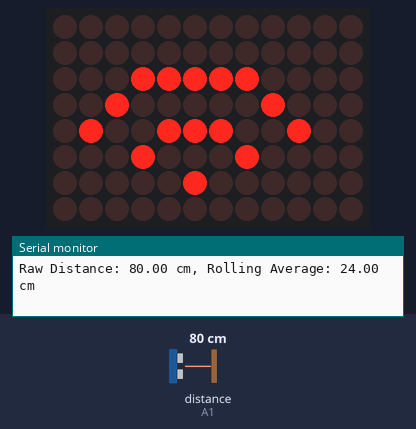
Simulated run of this sketch. Board: Arduino Uno R4 WiFi. Parts: 12×8 LED matrix, the last lines printed to the serial monitor. The test bench sets the inputs (shaded band); at power-on: distance to the obstacle (sensor on A1) 80 cm. The echo pulse lasts 58.3 µs per cm.

Above: at 0.1 s.
1.3 s: distance to the obstacle (sensor on A1) set to 14 cm
3.3 s: distance to the obstacle (sensor on A1) set to 10 cm
At 3.47 s:
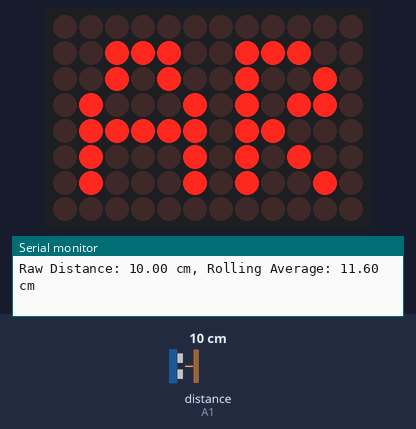
5.2 s: distance to the obstacle (sensor on A1) set to 2 cm
At 5.57 s:
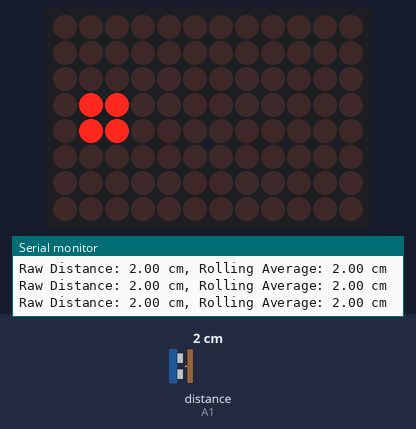
6.9 s: distance to the obstacle (sensor on A1) set to 5 cm
At 7.05 s:
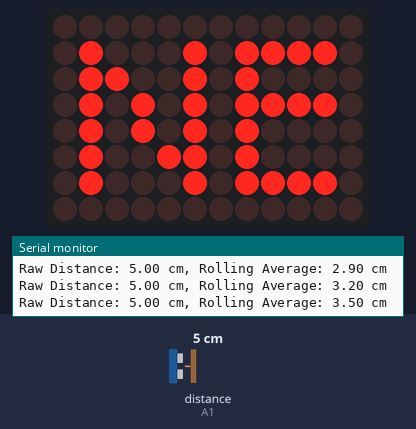
8.9 s: distance to the obstacle (sensor on A1) set to 9 cm
At 8.97 s:
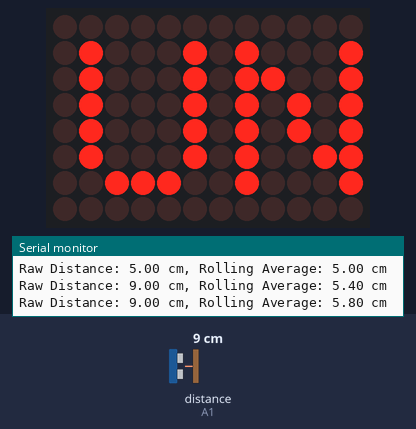
10.8 s: distance to the obstacle (sensor on A1) set to 4 cm
At 11.17 s:
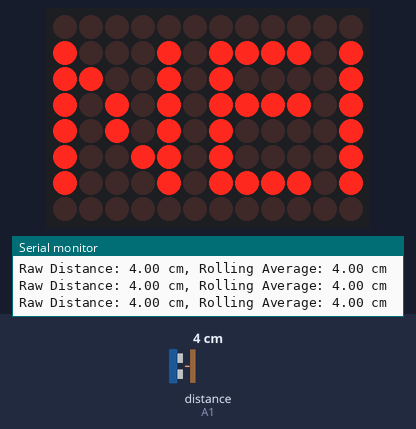

The sketch:

tinyFilmFestial_emailUnsub.ino
```cpp
#include <HCSR04.h>
#include "Arduino_LED_Matrix.h"
#include "newMail.h"
#include "loading.h"
#include "areYouARobot.h"
#include "unsub.h"
#include "uSure.h"
#include "networkError.h"

byte triggerPin = 14;
byte echoPin = 15;
UltraSonicDistanceSensor distanceSensor(triggerPin, echoPin);

unsigned long lastRead = 0;
int rate = 30;

const int numReadings = 10;
float readings[numReadings];
int readIndex = 0;
float total = 0;
float averageDistance = 0;

float threshold1 = 3;
float threshold2 = 5;
float threshold3 = 7;
float threshold4 = 9;
float threshold5 = 12;


int currentState = 0;
int previousState = -1;

ArduinoLEDMatrix ledScreen;
boolean loopAnimation = true;

void setup () {
  Serial.begin(9600);
  ledScreen.begin();

  for (int thisReading = 0; thisReading < numReadings; thisReading++) {
    readings[thisReading] = 0.0;
  }
}

void loop () {
  readDistanceSensor();
  determineState();

  if (currentState != previousState)
  {
    switch (currentState) {
      case 0:
        ledScreen.loadSequence(networkError);
        break;
      case 1:
        ledScreen.loadSequence(loading);
        break;
      case 2:
        ledScreen.loadSequence(newMail);
        break;
      case 3:
        ledScreen.loadSequence(unsub);
        break;
      case 4:
        ledScreen.loadSequence(uSure);
        break;
      case 5:
        ledScreen.loadSequence(areYouARobot);
        break;
    }
    ledScreen.play(loopAnimation);

  }
  previousState = currentState;
}

void readDistanceSensor() {
  unsigned long currentTime = millis();

  if ((currentTime - lastRead) >= rate) {
    lastRead = currentTime;
    float distanceMeasured = distanceSensor.measureDistanceCm();

    if (distanceMeasured > 0) {
      total -= readings[readIndex];
      readings[readIndex] = distanceMeasured;
      total += readings[readIndex];
      readIndex = (readIndex + 1) % numReadings;

      averageDistance = total / numReadings;

      Serial.print("Raw Distance: ");
    Serial.print(distanceMeasured);
    Serial.print(" cm, Rolling Average: ");
    Serial.print(averageDistance);
    Serial.println(" cm");
    }
  }
}

void determineState() {
  // Determine the state based on the average distance
  if (averageDistance <= threshold1) {
    currentState = 1;
  } else if (averageDistance > threshold1 && averageDistance <= threshold2) {
    currentState = 2;
  }else if (averageDistance > threshold2 && averageDistance <= threshold3) {
    currentState = 3;
  }else if (averageDistance > threshold3 && averageDistance <= threshold4) {
    currentState = 4;
  }else if (averageDistance > threshold4 && averageDistance <= threshold5) {
    currentState = 5;
  } else {
    currentState = 0;
  }
}
```

areYouARobot.h
```cpp
const uint32_t areYouARobot[][4] = {
	{
		0x39c29,
		0x24567d84,
		0x54452000,
		100
	},
	{
		0x73952,
		0x58adfb18,
		0xa98a5000,
		100
	},
	{
		0xe73a4,
		0xa15bf621,
		0x5214b000,
		100
	},
	{
		0xce749,
		0x42b7ec42,
		0xa4297000,
		100
	},
	{
		0x9cf92,
		0x856fd885,
		0x4852f000,
		100
	},
	{
		0x39e25,
		0xadeb10a,
		0x90a5e000,
		100
	},
	{
		0x73c4a,
		0x5bc6205,
		0x204bc000,
		100
	},
	{
		0xe7994,
		0x1b78c40a,
		0x40978000,
		100
	},
	{
		0xcf228,
		0x26f18804,
		0x802f0000,
		100
	},
	{
		0x9e450,
		0x4de21019,
		0x15e1000,
		100
	},
	{
		0x3c8a0,
		0x8bc52022,
		0x2bc2000,
		100
	},
	{
		0x79141,
		0x178a4044,
		0x4784000,
		100
	},
	{
		0xf2282,
		0x2f148088,
		0x8f08000,
		100
	},
	{
		0xe4404,
		0x5e290110,
		0x11e10000,
		100
	},
	{
		0xc8908,
		0xac520220,
		0x22c21000,
		100
	},
	{
		0x91311,
		0x48a40440,
		0x44843000,
		100
	},
	{
		0x22722,
		0x81480880,
		0x88087000,
		100
	},
	{
		0x44e45,
		0x12911111,
		0x1110e000,
		100
	},
	{
		0x89c8a,
		0x25222222,
		0x2221c000,
		100
	},
	{
		0x13914,
		0x5a454454,
		0x45438000,
		100
	},
	{
		0x27228,
		0xa48a88a8,
		0x8a871000,
		100
	},
	{
		0x4e451,
		0x49141141,
		0x140e3000,
		100
	},
	{
		0x9c8a2,
		0x82282282,
		0x281c7000,
		100
	},
	{
		0x39145,
		0x14514514,
		0x5138e000,
		100
	},
	{
		0x7228a,
		0x28a28a28,
		0xa271c000,
		100
	},
	{
		0xe4414,
		0x41441441,
		0x44e38000,
		100
	},
	{
		0xc8828,
		0x82892892,
		0x89c71000,
		100
	},
	{
		0x91151,
		0x15125135,
		0x128e2000,
		100
	},
	{
		0x223a2,
		0x2a24a27a,
		0x241c4000,
		100
	},
	{
		0x44744,
		0x544844f4,
		0x48388000,
		100
	},
	{
		0x88e88,
		0xa89189f8,
		0x91711000,
		100
	},
	{
		0x11c11,
		0x412213e1,
		0x22e22000,
		100
	},
	{
		0x23822,
		0x824427c2,
		0x44c44000,
		100
	},
	{
		0x47145,
		0x14894f94,
		0x89889000,
		100
	},
	{
		0x8e38a,
		0x29129f39,
		0x12112000,
		100
	},
	{
		0x1c714,
		0x42243e62,
		0x25224000,
		100
	},
	{
		0x38e28,
		0x944b7cc4,
		0x4a449000,
		100
	},
	{
		0x71c51,
		0x2896f988,
		0x94892000,
		100
	},
	{
		0xe38a2,
		0x512df311,
		0x29124000,
		100
	},
	{
		0xc7144,
		0xa25ae622,
		0x52249000,
		100
	},
	{
		0x8e389,
		0x44b4cc44,
		0xa4493000,
		100
	},
	{
		0x1c712,
		0x89689889,
		0x48927000,
		100
	},
	{
		0x38e25,
		0x12d13112,
		0x9124e000,
		100
	},
	{
		0x71c4a,
		0x25a26225,
		0x2249c000,
		100
	},
	{
		0xe3994,
		0x5b45c45a,
		0x45939000,
		100
	},
	{
		0xc7328,
		0xa68b88a4,
		0x8a273000,
		100
	},
	{
		0x8e651,
		0x5d171149,
		0x144e7000,
		100
	},
	{
		0x1cca2,
		0xaa2e2292,
		0x299ce000,
		100
	},
	{
		0x39845,
		0x445c4524,
		0x5239c000,
		100
	},
	{
		0x7308a,
		0x98b98a58,
		0xa5738000,
		100
	},
	{
		0xe6115,
		0x217214a1,
		0x4ae71000,
		100
	},
	{
		0xcc32a,
		0x42e42942,
		0x94ce3000,
		100
	},
	{
		0x98754,
		0x85c85285,
		0x289c7000,
		100
	},
	{
		0x30ea9,
		0x1b91a51a,
		0x5138e000,
		100
	},
	{
		0x61c52,
		0x27224a24,
		0xa271c000,
		100
	},
	{
		0xc39a4,
		0x4e449449,
		0x44e38000,
		100
	},
	{
		0x87348,
		0x8c882882,
		0x88c70000,
		100
	},
	{
		0xe791,
		0x19115115,
		0x118e1000,
		100
	},
	{
		0x1cf22,
		0x2222a22a,
		0x221c2000,
		100
	},
	{
		0x39f44,
		0x44444444,
		0x44384000,
		100
	},
	{
		0x73e88,
		0x88888888,
		0x88708000,
		100
	},
	{
		0xe7c11,
		0x11101101,
		0x10e10000,
		100
	},
	{
		0xcf922,
		0x22202212,
		0x20c21000,
		100
	},
	{
		0x9f344,
		0x44414424,
		0x40842000,
		100
	},
	{
		0x3e688,
		0x98838848,
		0x80084000,
		100
	},
	{
		0x7cc11,
		0x21061081,
		0x108000,
		100
	},
	{
		0xf9822,
		0x420c2102,
		0x210000,
		100
	},
	{
		0xf3044,
		0x84194214,
		0x1421000,
		100
	},
	{
		0xe6189,
		0x18328438,
		0x2842000,
		100
	},
	{
		0xcc312,
		0x20640870,
		0x4084000,
		100
	},
	{
		0x98724,
		0x50c810f0,
		0x8108000,
		100
	},
	{
		0x30e48,
		0xa19121f0,
		0x11211000,
		100
	},
	{
		0x61c91,
		0x432243e0,
		0x22422000,
		100
	},
	{
		0xc3922,
		0x964587d0,
		0x45845000,
		100
	},
	{
		0x87345,
		0x2c8a0fb0,
		0x8a08a000,
		100
	},
	{
		0xe78a,
		0x49151f61,
		0x15114000,
		100
	},
	{
		0x1ce14,
		0x922b3ec2,
		0x2a229000,
		100
	}
};
```

loading.h
```cpp
const uint32_t loading[][4] = {
	{
		0x0,
		0x6006000,
		0x0,
		200
	},
	{
		0x0,
		0x6606600,
		0x0,
		200
	},
	{
		0x0,
		0x6666660,
		0x0,
		200
	},
  {
		0x0,
		0x0,
		0x0,
		250
	},
};
```

networkError.h
```cpp
const uint32_t networkError[][4] = {
	{
		0x1f,
		0x2084e41,
		0x10040000,
		600
	},
	{
		0x4004,
		0x400400,
		0x40000,
		600
	},
	{
		0x1f,
		0x2084e41,
		0x10040000,
		600
	},
	{
		0x4004,
		0x400400,
		0x40000,
		600
	}
};
```

newMail.h
```cpp
const uint32_t newMail[][4] = {
	{
		0x45e65,
		0x55e5504,
		0xd045e000,
		100
	},
	{
		0x8bdca,
		0x1abdaa19,
		0xa18bd000,
		100
	},
	{
		0x17a94,
		0x257a5423,
		0x4317a000,
		100
	},
	{
		0x2f428,
		0x4af5a856,
		0x862f4000,
		100
	},
	{
		0x5e850,
		0x85ea50ad,
		0xd5e8000,
		100
	},
	{
		0xbd1a1,
		0x1bd5a15a,
		0x1bbd1000,
		100
	},
	{
		0x7a242,
		0x27aa42a4,
		0x367a2000,
		100
	},
	{
		0xf4484,
		0x4f548548,
		0x6cf44000,
		100
	},
	{
		0xe8908,
		0x9ea90a90,
		0xd9e89000,
		100
	},
	{
		0xd1211,
		0x3d521521,
		0xb2d12000,
		100
	},
	{
		0xa2422,
		0x6aa52a53,
		0x64a24000,
		100
	},
	{
		0x44844,
		0xd54a54a6,
		0xc8448000,
		100
	},
	{
		0x89189,
		0xba95a95d,
		0x91891000,
		100
	},
	{
		0x12213,
		0x652a52ab,
		0x22122000,
		100
	},
	{
		0x24426,
		0xca55a556,
		0x45245000,
		100
	},
	{
		0x4894d,
		0x94aa4abc,
		0x8a48a000,
		100
	},
	{
		0x9139b,
		0x29549579,
		0x14914000,
		100
	},
	{
		0x22736,
		0x52a82af2,
		0x28228000,
		100
	},
	{
		0x44e6c,
		0xa55155f4,
		0x51451000,
		100
	},
	{
		0x89cd9,
		0x4aa2abe8,
		0xa28a2000,
		100
	},
	{
		0x139b2,
		0x854457c1,
		0x44145000,
		100
	},
	{
		0x27365,
		0x1a89af92,
		0x8928b000,
		100
	},
	{
		0x4e7ca,
		0x25125f25,
		0x12517000,
		100
	},
	{
		0x9ce94,
		0x4a24be4a,
		0x24a2e000,
		100
	},
	{
		0x39d28,
		0x94497c94,
		0x4945d000,
		100
	},
	{
		0x73a51,
		0x2892f928,
		0x928bb000,
		100
	},
	{
		0xe74a2,
		0x4124f241,
		0x24177000,
		100
	},
	{
		0xce844,
		0x8248e482,
		0x482ee000,
		100
	},
	{
		0x9d189,
		0x1491c914,
		0x905dd000,
		100
	},
	{
		0x3a212,
		0x29229229,
		0x20bba000,
		100
	},
	{
		0x74424,
		0x42442442,
		0x40774000,
		100
	},
	{
		0xe8948,
		0x94894894,
		0x81ee9000,
		100
	},
	{
		0xd1291,
		0x39129129,
		0x2dd2000,
		100
	},
	{
		0xa2422,
		0x62252252,
		0x4ba4000,
		100
	},
	{
		0x44844,
		0xc44a44a4,
		0x9748000,
		100
	},
	{
		0x89189,
		0x98958958,
		0x13e91000,
		100
	},
	{
		0x12213,
		0x212a12a0,
		0x26d22000,
		100
	},
	{
		0x24526,
		0x52552550,
		0x4da45000,
		100
	},
	{
		0x48b4c,
		0xa4ab4aa0,
		0x9a48b000,
		100
	},
	{
		0x91799,
		0x49579541,
		0x34917000,
		100
	},
	{
		0x22f32,
		0x82af2a82,
		0x6822f000,
		100
	},
};
```

uSure.h
```cpp
const uint32_t uSure[][4] = {
	{
		0x44744,
		0x84464414,
		0x4138e000,
		100
	},
	{
		0x88e89,
		0x88c8828,
		0x8271c000,
		100
	},
	{
		0x11d12,
		0x11191051,
		0x5e38000,
		100
	},
	{
		0x23a24,
		0x223220a2,
		0xac71000,
		100
	},
	{
		0x47448,
		0x44644144,
		0x148e3000,
		100
	},
	{
		0x8e890,
		0x88c88288,
		0x281c7000,
		100
	},
	{
		0x1d121,
		0x11910510,
		0x5138e000,
		100
	},
	{
		0x3a242,
		0x23220a20,
		0xa271c000,
		100
	},
	{
		0x74584,
		0x56451451,
		0x45e39000,
		100
	},
	{
		0xe8b08,
		0xac8a28b2,
		0x8ac72000,
		100
	},
	{
		0xd1711,
		0x49155165,
		0x158e4000,
		100
	},
	{
		0xa2e22,
		0x922ba2ca,
		0x2a1c9000,
		100
	},
	{
		0x45c45,
		0x24564584,
		0x54392000,
		100
	},
	{
		0x8b98a,
		0x58ad8b18,
		0xa9725000,
		100
	},
	{
		0x17314,
		0xa15b1621,
		0x52e4b000,
		100
	},
	{
		0x2e729,
		0x42b72c42,
		0xa4c97000,
		100
	},
	{
		0x5cf52,
		0x856f5885,
		0x4892f000,
		100
	},
	{
		0xb9ea5,
		0xadeb10a,
		0x9025e000,
		100
	},
	{
		0x73c4a,
		0x15bc6205,
		0x204bc000,
		100
	},
	{
		0xe7994,
		0x2b78c41a,
		0x40979000,
		100
	},
	{
		0xcf328,
		0x46f18824,
		0x802f2000,
		100
	},
	{
		0x9e650,
		0x9de31049,
		0x5e4000,
		100
	},
	{
		0x3cca1,
		0x2bc62082,
		0xbc8000,
		100
	},
	{
		0x79842,
		0x478c4104,
		0x790000,
		100
	},
	{
		0xf3184,
		0x9f198218,
		0x1f20000,
		100
	},
	{
		0xe6209,
		0x2e320420,
		0x2e41000,
		100
	},
	{
		0xcc412,
		0x4c640840,
		0x4c83000,
		100
	},
	{
		0x98824,
		0x88c81080,
		0x8907000,
		100
	},
	{
		0x31149,
		0x11912110,
		0x1120e000,
		100
	},
	{
		0x62292,
		0x23224220,
		0x2241c000,
		100
	},
	{
		0xc4424,
		0x46448440,
		0x44838000,
		100
	},
	{
		0x88848,
		0x9c880880,
		0x88071000,
		100
	},
	{
		0x11191,
		0x29111101,
		0x100e3000,
		100
	},
	{
		0x22322,
		0x42232202,
		0x201c7000,
		100
	},
};
```

unsub.h
```cpp
const uint32_t unsub[][4] = {
	{
		0x45145,
		0x94554554,
		0x53391000,
		100
	},
	{
		0x8a28b,
		0x28aa8aa8,
		0xa6722000,
		100
	},
	{
		0x14416,
		0x51541541,
		0x4ce45000,
		100
	},
	{
		0x2892c,
		0xa2a92a82,
		0x98c8b000,
		100
	},
	{
		0x51359,
		0x45535505,
		0x30917000,
		100
	},
	{
		0xa27b2,
		0x8aa6aa1a,
		0x6122e000,
		100
	},
	{
		0x44e65,
		0x54c5424,
		0xc245c000,
		100
	},
	{
		0x89dca,
		0x1a99a859,
		0x858b8000,
		100
	},
	{
		0x13a94,
		0x253250a3,
		0xa171000,
		100
	},
	{
		0x27428,
		0x4a64a146,
		0x142e1000,
		100
	},
	{
		0x4e850,
		0x84c8428c,
		0x285c7000,
		100
	},
	{
		0x9d1a1,
		0x19918518,
		0x51b8e000,
		100
	},
	{
		0x3a242,
		0x23220a20,
		0xa271c000,
		100
	},
	{
		0x74584,
		0x56451451,
		0x45e39000,
		100
	},
	{
		0xe8b08,
		0xac8b28a2,
		0x8ac71000,
		100
	},
	{
		0xd1611,
		0x59175145,
		0x148e7000,
		100
	},
	{
		0xa2c22,
		0xa22ea29a,
		0x291ce000,
		100
	},
	{
		0x45845,
		0x445c4524,
		0x5239c000,
		100
	},
	{
		0x8b08a,
		0x98b88a48,
		0xa4738000,
		100
	},
	{
		0x16115,
		0x21701491,
		0x48e71000,
		100
	},
	{
		0x2c32a,
		0x42e12922,
		0x90ce2000,
		100
	},
	{
		0x58654,
		0x95c35245,
		0x209c4000,
		100
	},
	{
		0xb0ca9,
		0x2b86a48a,
		0x40388000,
		100
	},
	{
		0x61852,
		0x470c4904,
		0x80710000,
		100
	},
	{
		0xc31a4,
		0x9e199219,
		0x1e20000,
		100
	},
	{
		0x86249,
		0x2c322422,
		0x2c41000,
		100
	},
	{
		0xc492,
		0x48644844,
		0x4881000,
		100
	},
	{
		0x18824,
		0x80c89088,
		0x8107000,
		100
	},
	{
		0x31149,
		0x11912110,
		0x1120e000,
		100
	},
	{
		0x62292,
		0x23224220,
		0x2241c000,
		100
	},
	{
		0xc4524,
		0x56458450,
		0x45839000,
		100
	},
	{
		0x88a48,
		0xbc8a08a0,
		0x8a072000,
		100
	},
	{
		0x11491,
		0x69151151,
		0x140e4000,
		100
	},
	{
		0x22822,
		0xc22a22a2,
		0x291c8000,
		100
	},
};
```

Measured:
- the behaviour switches between 13 and 12 cm on distance to the obstacle (sensor on A1) (found by bisection; images 0 and 1)
- the behaviour switches between 3 and 4 cm on distance to the obstacle (sensor on A1) (found by bisection; images 2 and 3)
- after the input at 3.3 s, the display: changes after 0.13 s (image 1)
- after the input at 5.2 s, the display: first changes after 0.06 s (image 2 shows a later state)
- after the input at 6.9 s, the display: first differs from a run without the input after 0.10 s (image 3)
- after the input at 8.9 s, the display: changes at once (image 4)
- after the input at 10.8 s, the display: first changes after 0.11 s (image 5 shows a later state)
